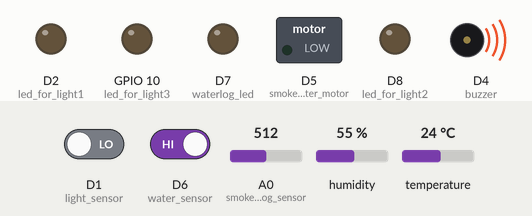
Simulated run of this sketch. Board: ESP8266 (NodeMCU). Shown: switched loads named in the sketch (green lamp = pin HIGH), output pins drawn as LEDs (lit = HIGH), buzzer (waves = sounding, pin HIGH). The test bench sets the inputs (shaded band); at power-on: D1 (light_sensor) LOW, D6 (water_sensor) HIGH, A0 (smoke_analog_sensor) = 512, humidity 55 %, temperature 24 °C. WiFi joins after 1.5 s; servers stay silent unless stated; no MQTT or app messages arrive unless stated; what the sketch prints to the serial monitor is not drawn.

Above: at 3.2 s.
3.3 s: D1 (light_sensor) driven HIGH
At 7.6 s:
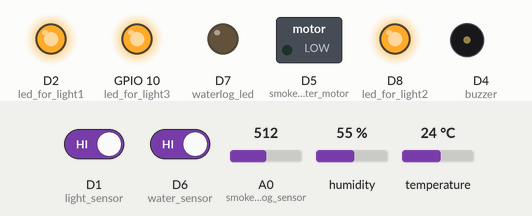
8.5 s: D6 (water_sensor) driven LOW
At 11.3 s:
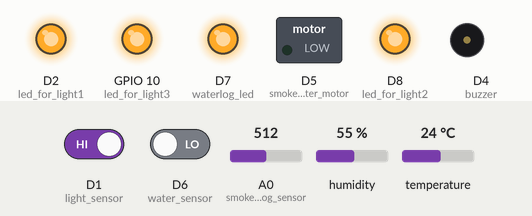
14.0 s: D1 (light_sensor) driven LOW
At 17.3 s:
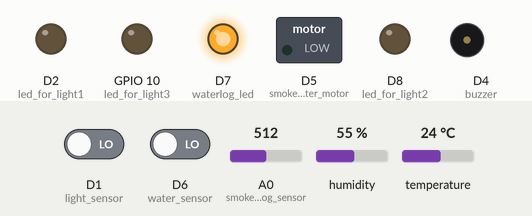
18.5 s: D6 (water_sensor) driven HIGH
At 21.0 s:
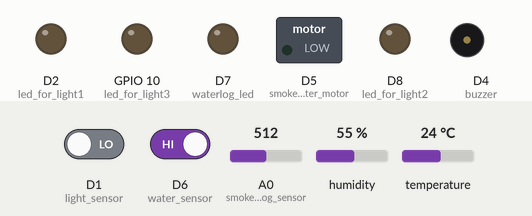
27.0 s: A0 (smoke_analog_sensor) set to 464
31.5 s: A0 (smoke_analog_sensor) set to 433
At 32.8 s:
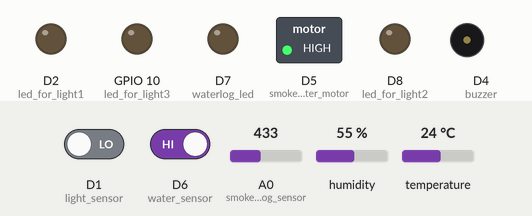
Timing chart, 0 to 34.5 s (numbered marks = the images above; inputs shaded):
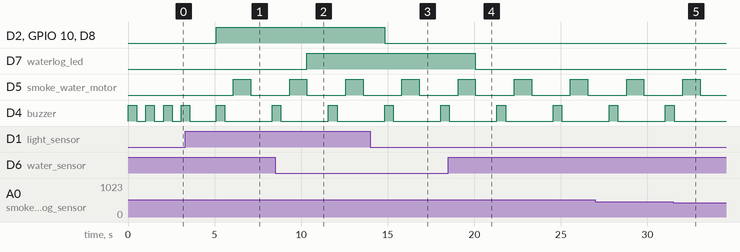

The sketch:

NodeMCU1.ino
```cpp
#include <PubSubClient.h>
#include <ESP8266WiFi.h>
#include <ArduinoJson.h>

/////////*    Network Configuration     */////////////

#define WIFI_SSID        "preva_AP1"             //WiFi SSID name
#define WIFI_PASSWORD    "bsnl@247"         //WiFi Pasword

///////*     Access  Token From WISE3   *////////////

#define TOKEN "owtWkjz5n2F6p1FQkBEU"        //access Token ID from the wise3 Server
char wise3Server[] = "wise3.prevasystems.net";      //Wise3 Server address

///////*     DHT11 setup                *////////////

#include "DHT.h"
#define DHTPIN D0                           //Pin D0
#define DHTTYPE DHT11
DHT dht(DHTPIN, DHTTYPE);

//light sensor setup
#define light_sensor D1
#define led_for_light1 D2
#define led_for_light2 D8
#define led_for_light3 10   //SD3

//smoke sensor setup
#define smoke_analog_sensor A0
#define buzzer D4
#define smoke_water_motor D5

// water(raindrop) sensor
#define water_sensor D6
#define waterlog_led D7

// PARAMETERS TO BE UPLOADED
float h, t; //  to read humidity and temperature as Celsius
int LDR = 0;
String light_message;
int smoke_value;
String   smoke_message;
int waterlog;
String   waterlog_message;

WiFiClient wifiClient;
PubSubClient client(wifiClient);

unsigned long lastSend;

void setup()
{
  Serial.begin(9600);                       // Initializing the Serial communication
  dht.begin();

  pinMode (light_sensor , INPUT);
  pinMode (led_for_light1 , OUTPUT);
  pinMode (led_for_light2 , OUTPUT);
  pinMode (led_for_light3 , OUTPUT);

  pinMode (smoke_analog_sensor , INPUT);
  pinMode (buzzer , OUTPUT);
  pinMode (smoke_water_motor , OUTPUT);

  pinMode (water_sensor , INPUT);
  pinMode (waterlog_led , OUTPUT);

  delay(10);
  InitWiFi();                                 // Setting up the network
  client.setServer( wise3Server, 1883 );      // Connecting with Wise3 Server
  lastSend = 0;

}

void loop()
{
  if ( !client.connected() )
  {
    reconnect();
  }

  //reading temperature and humidity
  Serial.println("Collecting temperature data.");
  h = dht.readHumidity();                       // Reading humidity

  t = dht.readTemperature();                    // Read temperature as Celsius

  if (isnan(h) || isnan(t))                           // Check if any reads failed and exit early (to try again).
  {
    Serial.println("Failed to read from DHT sensor!");

  }

  Serial.println("temperature: ");
  Serial.print(t);
  Serial.println("humidity");
  Serial.print(h);
  delay(1000);//Function call

  //LIGHT SENSOR
  LDR = digitalRead(light_sensor);
  if (LDR == 1)
  {
    Serial.println("lighting is required and the leds are on");
    digitalWrite(led_for_light1, HIGH);
    digitalWrite(led_for_light2, HIGH);
    digitalWrite(led_for_light3, HIGH);
    light_message = "\"Dark\"";
  }
  else
  {
    Serial.println("lighting is required and the leds are off");
    digitalWrite(led_for_light1, LOW);
    digitalWrite(led_for_light2, LOW);
    digitalWrite(led_for_light3, LOW);
    light_message = "\"Bright\"";
  }


  //SMOKE SENSOR
  smoke_value = analogRead(smoke_analog_sensor);

  if ( smoke_value > 450) //100-150 is normal air range
  {
    Serial.println("smoke has been detected");
    smoke_message = "\"smoke detected\"";
    buzzer_fn();
    digitalWrite(smoke_water_motor, HIGH);
    delay(1000);
    digitalWrite(smoke_water_motor, LOW);
  }
  else
  {
    Serial.println("NO SMOKE DETECTED");
    smoke_message = "\"no smoke\"";
  }

  //WATER(RAINDROP) SENSOR
  waterlog = digitalRead(water_sensor);
  if ( waterlog == 0)
  {
    Serial.println("water is detected in the parking slot");
    digitalWrite(waterlog_led, HIGH);
    waterlog_message = "\"waterlog present\"";
  }
  else
  {
    Serial.println("there is no water in the parking slot");
    digitalWrite(waterlog_led, LOW);
    waterlog_message = "\"no waterlog\"";
  }
payload_upload();
  client.loop();
}
void buzzer_fn()
{
  digitalWrite(buzzer, HIGH);
  delay(500);
  digitalWrite(buzzer, LOW);
  delay(500);
}
void payload_upload()                           //Function to collect the Temperature and Humidity
{

  String payload = "{";
  payload += "\"temperature\":";
  payload += t;
  payload += ",";
  payload += "\"humidity\":";
  payload += h;
  payload += ",";
  payload += "\"LDR\":";
  payload += LDR;
  payload += ",";
  payload += "\"Messsage_for_Lighting\":";
  payload += light_message;
  payload += ",";
  payload += "\"smoke_senor_value\":";
  payload += smoke_value;
  payload += ",";
  payload += "\"Messsage_for_Smoke\":";
  payload += smoke_message;
  payload += ",";
  payload += "\"waterlog\":";
  payload += waterlog;
  payload += ",";
  payload += "\"waterlog_message\":";
  payload += waterlog_message;
  payload += "}";

  //     Send payload to the WISE3 telemetry

  char att[300];
  payload.toCharArray( att, 300 );
  client.publish( "v1/devices/me/telemetry", att );
  Serial.println( att );

}

void InitWiFi()                                       //Setup to connect through WiFi network
{
  Serial.println("Connecting to AP ...");

  WiFi.begin(WIFI_SSID, WIFI_PASSWORD);
  while (WiFi.status() != WL_CONNECTED)
  {
    Serial.print(".");
    buzzer_fn();
  }
  Serial.println("Connected to AP");
}


void reconnect()                                      //Reconnecting with MQTT
{
  while (!client.connected())
  {

    if (  WiFi.status() != WL_CONNECTED)
    {
      WiFi.begin(WIFI_SSID, WIFI_PASSWORD);
      while (WiFi.status() != WL_CONNECTED)
      {
        Serial.print(".");
        buzzer_fn();
      }
      Serial.println("Connected to AP");
    }
    Serial.print("Connecting to WISE3 ...");
    // Attempt to connect (clientId, username, password)
    if ( client.connect("ESP8266 Device", TOKEN, NULL) ) {
      Serial.println( "[DONE]" );
      buzzer_fn();
      buzzer_fn();
    } else {
      Serial.print( "[FAILED] [ rc = " );
      Serial.print(client.state());
      Serial.println( " : retrying in 5 seconds]" );
      // Wait 5 seconds before retrying
      delay( 5000 );
    }
  }
}
```

Measured:
- the behaviour switches between 451 and 450 on A0 (smoke_analog_sensor) (found by bisection; images 4 and 5)
- after the input at 3.3 s, D2 (led_for_light1), GPIO 10 (led_for_light3), D8 (led_for_light2): LOW → HIGH after 1.8 s
- after the input at 8.5 s, D7 (waterlog_led): LOW → HIGH after 1.8 s
- after the input at 14.0 s, D2 (led_for_light1), GPIO 10 (led_for_light3), D8 (led_for_light2): HIGH → LOW after 0.82 s
- after the input at 18.5 s, D7 (waterlog_led): HIGH → LOW after 1.6 s
- after the input at 31.5 s, D5 (smoke_water_motor): goes on until 33.0 s, then stays LOW; D4 (buzzer): goes on until 31.5 s, then stays LOW
- by itself, D5 (smoke_water_motor): alternates HIGH for 1.0 s and LOW for 2.2 s
- by itself, D4 (buzzer): alternates HIGH for 0.50 s and LOW for 2.7 s
